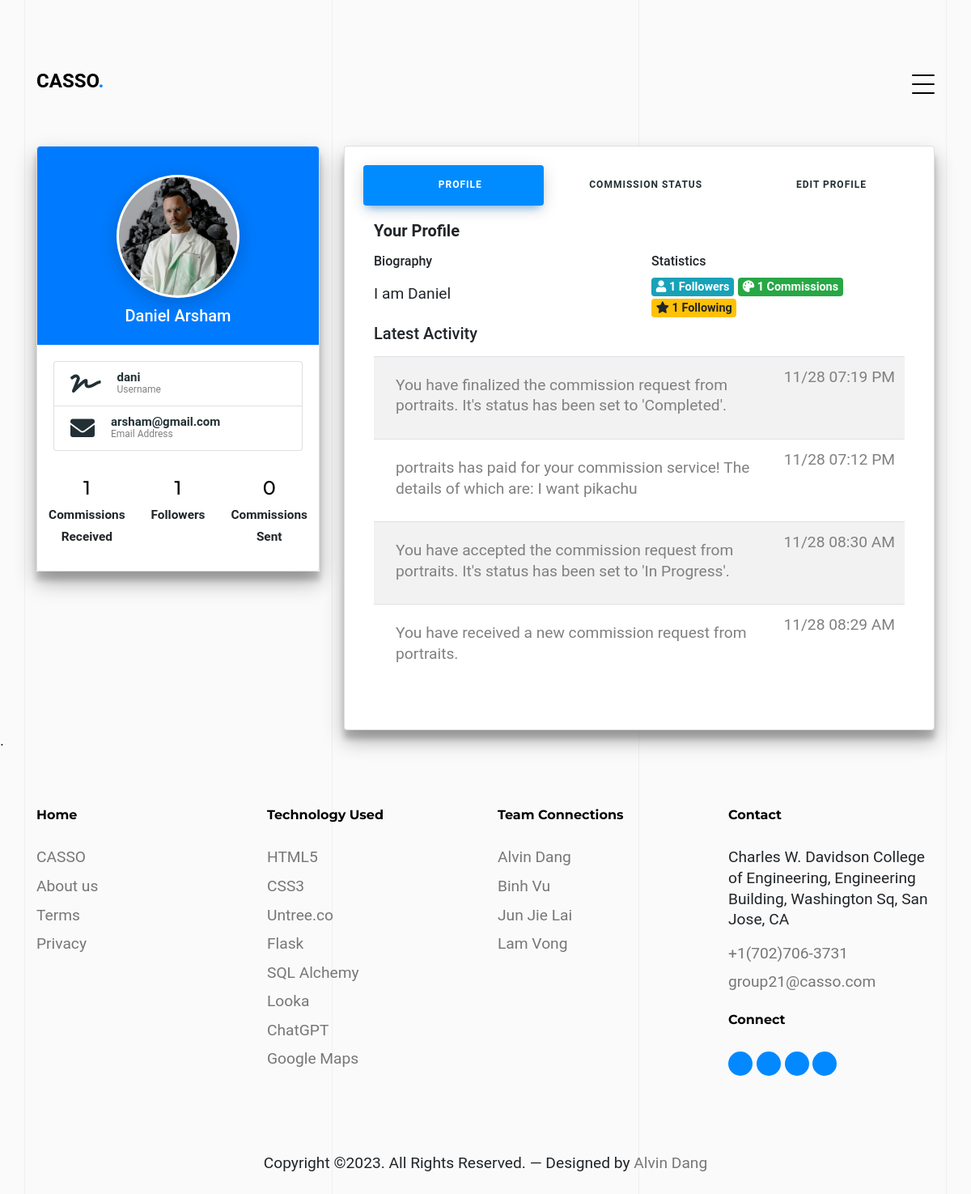
The app's page /profile-settings (signed in) with its own data.
### app/models.py (models this page shows, shortened)
class User(UserMixin, db.Model):
    id = db.Column(db.Integer, primary_key=True, autoincrement=True)
    full_name = db.Column(db.String(80), nullable=False)
    username = db.Column(db.String(80), unique=True, nullable=False)
    email = db.Column(EmailType, unique=True, nullable=False)
    password = db.Column(db.String(60), nullable=False)
    biography = db.Column(db.String(255))
    profile_picture = db.Column(db.String(255), default='default.jpg')
    def get(user_id):
        return User.query.get(int(user_id))
    posts = db.relationship('Post', backref='user', lazy=True, cascade='all, delete-orphan')
    commission_requests_sent = db.relationship('CommissionRequest',
        foreign_keys='CommissionRequest.sender_id',
        back_populates='sender',
        lazy='dynamic',
        cascade='all, delete-orphan')
    commission_requests_received = db.relationship('CommissionRequest',
        foreign_keys='CommissionRequest.receiver_id',
        back_populates='receiver',
        lazy='dynamic',
        cascade='all, delete-orphan')
    payments_sent = db.relationship('Payment',
        foreign_keys='Payment.payer_id',
        back_populates='payer',
        lazy='dynamic',
        cascade='all, delete-orphan')
    payments_received = db.relationship('Payment',
        foreign_keys='Payment.payee_id',
        back_populates='payee',
        lazy='dynamic',
        cascade='all, delete-orphan')
    messages_sent = db.relationship('Message',
        foreign_keys='Message.sender_id',
        backref='sent_messages',
        lazy='dynamic',
        overlaps="sent_messages",
        cascade='all, delete-orphan')
    messages_received = db.relationship('Message',
        foreign_keys='Message.receiver_id',
        backref='received_messages',
        lazy='dynamic',
        overlaps="received_messages",
        cascade='all, delete-orphan')
    chat_sessions_as_user1 = db.relationship('ChatSession',
        foreign_keys='ChatSession.user1_id',
        backref='user1',
        lazy='dynamic',
        cascade='all, delete-orphan')
    chat_sessions_as_user2 = db.relationship('ChatSession',
        foreign_keys='ChatSession.user2_id',
        backref='user2',
        lazy='dynamic',
        cascade='all, delete-orphan')
    followers = db.relationship('Follow', foreign_keys='Follow.followed_id',
        backref='followed',
        lazy='dynamic',
        cascade='all, delete-orphan')
    following = db.relationship('Follow', foreign_keys='Follow.follower_id',
        backref='follower',
        lazy='dynamic',
        cascade='all, delete-orphan')

class Message(db.Model):
    id = db.Column(db.Integer, primary_key=True)
    sender_id = db.Column(db.Integer, db.ForeignKey('user.id'), nullable=False)
    receiver_id = db.Column(db.Integer, db.ForeignKey('user.id'), nullable=False)
    content = db.Column(db.String(255), nullable=False)
    file_path = db.Column(db.String(255))
    created_at = db.Column(db.TIMESTAMP, default=db.func.current_timestamp())
    chat_session_id = db.Column(db.Integer, db.ForeignKey('chat_session.id'))
    sender = db.relationship('User', foreign_keys=[sender_id], backref='sent_messages', overlaps="sent_messages")
    receiver = db.relationship('User', foreign_keys=[receiver_id], backref='received_messages', overlaps="sent_messages")
    chat_session_id = db.Column(db.Integer, db.ForeignKey('chat_session.id'))
    chat_session = db.relationship('ChatSession', back_populates='messages')

### app/routes.py (the view)
@bp.route('/profile-settings')
@login_required
def profile():
    user_commission_requests = CommissionRequest.query.filter(
        (CommissionRequest.sender_id == current_user.id) | (CommissionRequest.receiver_id == current_user.id)
    ).all()
    user_commissions_received = CommissionRequest.query.filter(
        (CommissionRequest.receiver_id == current_user.id)
    ).all()
    user_commissions_sent = CommissionRequest.query.filter(
        (CommissionRequest.sender_id == current_user.id)
    ).all()
    user_posts = current_user.posts  # Get the user's posts
    user_followers = current_user.followers.all()
    user_following = current_user.following.all()
    admin_chat_session = None
    if current_user.username != 'Casso Admin':
        adminUser = User.query.filter_by(username='Casso Admin').first()
        admin_chat_session = ChatSession.query.filter(
            ((ChatSession.user1_id == current_user.id) & (ChatSession.user2_id == adminUser.id)) |
            ((ChatSession.user1_id == adminUser.id) & (ChatSession.user2_id == current_user.id))
        ).first()
        if not admin_chat_session:
            admin_chat_session = ChatSession(user1_id=current_user.id, user2_id=adminUser.id)
            db.session.add(admin_chat_session)
            db.session.commit()
        messages = admin_chat_session.messages.order_by(Message.created_at.desc()).all()
    else:
        messages = None
    return render_template('profile-settings.html', commission_requests=user_commission_requests, chat_session=admin_chat_session, messages=messages, commissions_received=user_commissions_received, posts=user_posts, followers=user_followers, following=user_following, commissions_sent=user_commissions_sent)

### run.py (called while the page is built)
@login_manager.user_loader
def load_user(user_id):
    from app.models import User
    return User.get(user_id)

### templates/profile-settings.html (shortened to what this page needs)
{% extends "base.html" %}
{% block content %}
<link rel="stylesheet" href="{{ url_for('static', filename='css/profile-settings.css') }}">
<link rel="stylesheet" href="https://cdnjs.cloudflare.com/ajax/libs/font-awesome/5.15.4/css/all.min.css">
<div class="untree_co-section untree_co-section-4 pb-0"  id="portfolio-section">
  <div class="container">
    <div class="portfolio-single-wrap unslate_co--section" id="portfolio-single-section">
      <div class="row">
              <div class="col-lg-4">
                <div class="profile-card-4 z-depth-3">
                  <div class="card">
                    <div class="card-body text-center bg-primary rounded-top">
                      <div class="user-box">
                        <img class="prof-pic" src="{{ url_for('static', filename='images/userPhotos/' + current_user.profile_picture) }}" alt="user avatar">
                      </div>
                    <h5 class="mb-1 text-white">{{ current_user.full_name }}</h5>
                  </div>
                    <div class="card-body">
                      <ul class="list-group shadow-none">
                      <li class="list-group-item">
                        <div class="list-icon">
                          <i class="fa fa-signature"></i>
                        </div>
                        <div class="list-details">
                          <span>{{ current_user.username }}</span>
                          <small>Username</small>
                        </div>
                      </li>
                      <li class="list-group-item">
                        <div class="list-icon">
                          <i class="fa fa-envelope"></i>
                        </div>
                        <div class="list-details">
                          <span>{{ current_user.email }}</span>
                          <small>Email Address</small>
                        </div>
                      </li>
                      </ul>
                      <div class="row text-center mt-4">
                        <div class="col p-2">
                        <h4 class="mb-1 line-height-5" style="color: black;">{{ commissions_received|length }}</h4>
                          <small class="mb-0 font-weight-bold">Commissions Received</small>
                        </div>
                          <div class="col p-2">
                            <h4 class="mb-1 line-height-5" style="color: black;">{{ followers|length }}</h4>
                          <small class="mb-0 font-weight-bold">Followers</small>
                          </div>
                          <div class="col p-2">
                          <h4 class="mb-1 line-height-5" style="color: black;">{{ commissions_sent|length }}</h4>
                          <small class="mb-0 font-weight-bold">Commissions Sent</small>
                          </div>
                      </div>
                    </div>
                  </div>
                </div>
              </div>
              <div class="col-lg-8">
                <div class="card z-depth-3">
                  <div class="card-body">
                  <ul class="nav nav-pills nav-pills-primary nav-justified">
                      <li class="nav-item">
                          <a href="javascript:void();" data-target="#profile" data-toggle="pill" class="nav-link active show"><i class="icon-user"></i> <span class="hidden-xs">Profile</span></a>
                      </li>
                      <li class="nav-item">
                          <a href="javascript:void();" data-target="#messages" data-toggle="pill" class="nav-link"><i class="icon-envelope-open"></i> <span class="hidden-xs">Commission Status</span></a>
                      </li>
                      <li class="nav-item">
                          <a href="javascript:void();" data-target="#edit" data-toggle="pill" class="nav-link"><i class="icon-note"></i> <span class="hidden-xs">Edit Profile</span></a>
                      </li>
                  </ul>
                  <div class="tab-content p-3">
                      <div class="tab-pane active show" id="profile">
                          <h5 class="mb-3"><strong>Your Profile</strong></h5>
                          <div class="row">
                              <div class="col-md-6">
                                  <h6>Biography</h6>
                                  <p style="padding-top: 10px;">
                                    {{ current_user.biography }}
                                  </p>
                              </div>
                              <div class="col-md-6">
                                  <h6>Statistics</h6>
                                  <span class="badge badge-info"><i class="fa fa-user"></i> {{ followers|length }} Followers</span>
                                  <span class="badge badge-success"><i class="fa fa-palette"></i> {{ commission_requests|length }} Commissions</span>
                                  <span class="badge badge-warning"><i class="fa fa-star"></i> {{ following|length }} Following</span>
                              </div>
                              <div class="col-md-12">
                                  <h5 class="mt-2 mb-3"> Latest Activity</h5>
                                  {% if messages %}
                                  <table class="table table-hover table-striped">
                                      <tbody>
                                        {% for message in messages %} <tr>
                                            <td>
                                              <span class="float-right font-weight" style="color: gray;">{{ message.created_at.strftime('%m/%d %I:%M %p') }}</span>
                                              <p style="padding-left: 15px; padding-top: 10px; color: gray;">{{ message.content }}</p>
                                            </td>
                                        </tr>
                                        {% endfor %}
                                      </tbody>
                                  </table>
                                  {% endif %}
                              </div>
                          </div>
                      </div>
                </div>
              </div>
            </div>
          </div>
        </div>
      </div>
    </div>
</div>
{% endblock %}

### static/css/style.css (style rules this page uses)
body { font-family: "PT Mono", monospace; line-height: 1.6; background: #ffffff; overflow-x: hidden; font-size: 16px; }
body:before { content: ""; position: fixed; top: 0; left: 0; z-index: 99; right: 0; bottom: 0; background: rgba(0, 0, 0, 0.2); opacity: 0; visibility: hidden; -webkit-transition: .3s all ease; -o-transition: .3s all ease; transition: .3s all ease; }
a { color: #0389ff; -webkit-transition: .3s all ease; -o-transition: .3s all ease; transition: .3s all ease; }
h1, .h1, h2, .h2, h3, .h3, h4, .h4 { font-family: "Montserrat", sans-serif; color: #dddde6; }
.untree_co-section { padding: 7rem 0; }
*, *::before, *::after { box-sizing: border-box; }
body { margin: 0; padding: 48px 0; font-family: "Figtree", sans-serif; font-size: 1.2rem; line-height: 1.6rem; background-image: linear-gradient(45deg, #7c9885, #b5b682); min-height: 100vh; }
* { margin: 0; padding: 0; box-sizing: border-box; }
body { width: 100%; background: #fafafa; position: relative; font-family: 'roboto', sans-serif; }

### static/css/profile-settings.css (style rules this page uses)
body { margin-top:20px; }
.user-box { width: 152px; margin: auto; margin-bottom: 20px; }
.user-box img { border-radius: 50%; padding: 3px; background: #fff; -webkit-box-shadow: 0px 5px 25px 0px rgba(0, 0, 0, 0.2); -moz-box-shadow: 0px 5px 25px 0px rgba(0, 0, 0, 0.2); -ms-box-shadow: 0px 5px 25px 0px rgba(0, 0, 0, 0.2); box-shadow: 0px 5px 25px 0px rgba(0, 0, 0, 0.2); }
.prof-pic { width: 152px; height: 152px; object-fit: cover; }
.profile-card-4 .user-box { width: 152px; margin: auto; margin-bottom: 10px; margin-top: 15px; }
.profile-card-4 .list-icon { display: table-cell; font-size: 30px; padding-right: 20px; vertical-align: middle; color: #223035; }
.profile-card-4 .list-details { display: table-cell; vertical-align: middle; font-weight: 600; color: #223035; font-size: 15px; line-height: 15px; }
.profile-card-4 .list-details small { display: table-cell; vertical-align: middle; font-size: 12px; font-weight: 400; color: #808080; }
.nav-pills .nav-link { border-radius: .25rem; color: #223035; font-size: 12px; text-align: center; letter-spacing: 1px; font-weight: 600; text-transform: uppercase; margin: 3px; padding: 12px 20px; -webkit-transition: all 0.3s ease; -moz-transition: all 0.3s ease; -o-transition: all 0.3s ease; transition: all 0.3s ease; }
.nav-pills .nav-link i { margin-right:2px; font-weight: 600; }
.nav-pills .nav-link.active, .nav-pills .show>.nav-link { color: #fff; background-color: #008cff; box-shadow: 0 4px 20px 0 rgba(0,0,0,.14), 0 7px 10px -5px rgba(0, 140, 255, 0.5); }
.card .tab-content { padding: 1rem 0 0 0; }
.z-depth-3 { -webkit-box-shadow: 0 11px 7px 0 rgba(0,0,0,0.19),0 13px 25px 0 rgba(0,0,0,0.3); box-shadow: 0 11px 7px 0 rgba(0,0,0,0.19),0 13px 25px 0 rgba(0,0,0,0.3); }

### records on screen
User: profile_picture (picture), full_name "Daniel Arsham", username "dani", email "arsham@gmail.com", biography "I am Daniel"
Message: created_at "11/28 07:19 PM", content "You have finalized the commission request from portraits. It's status has been set to 'Completed'."
Message: created_at "11/28 07:12 PM", content "portraits has paid for your commission service! The details of which are: I want pikachu"
Message: created_at "11/28 08:30 AM", content "You have accepted the commission request from portraits. It's status has been set to 'In Progress'."
Message: created_at "11/28 08:29 AM", content "You have received a new commission request from portraits."

### other values on screen
{{ commissions_received|length }} "1"
{{ followers|length }} "1"
{{ commissions_sent|length }} "0"
{{ commission_requests|length }} "1"
{{ following|length }} "1"
